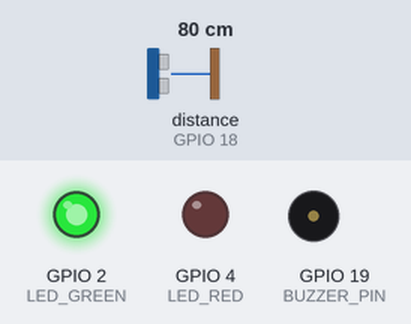
The sketch below on a simulated ESP32. Parts: output pins drawn as LEDs (lit = HIGH), buzzer (waves = sounding). Wiring (inferred from the names in the program): ultrasonic range finder: trigger GPIO 5; echo GPIO 18. The inputs (shaded band) are chosen by the test bench; at power-on: distance to the obstacle (sensor on GPIO 18) 80 cm. The echo pulse lasts 58.3 µs per cm; WiFi joins after 1.5 s; servers stay silent unless stated; uploads are accepted with an empty reply; pins used as bus, display or sensor lines are not drawn; what the sketch prints to the serial monitor is not drawn.

Above: at 3.7 s.
3.8 s: distance to the obstacle (sensor on GPIO 18) set to 39 cm
5.7 s: distance to the obstacle (sensor on GPIO 18) set to 30 cm
At 7.9 s:
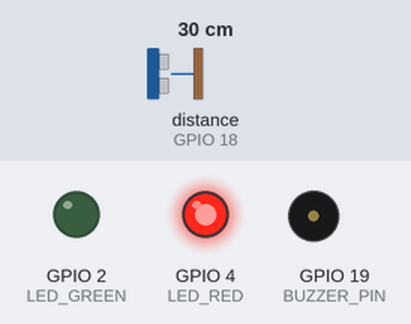
8.2 s: distance to the obstacle (sensor on GPIO 18) set to 35 cm
At 8.65 s:
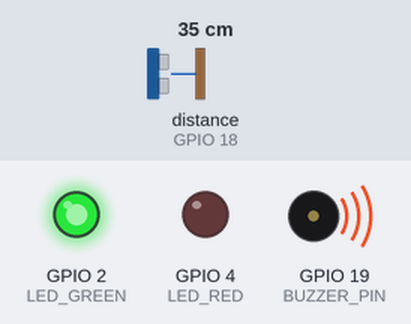
10.2 s: distance to the obstacle (sensor on GPIO 18) set to 2 cm
At 10.67 s:
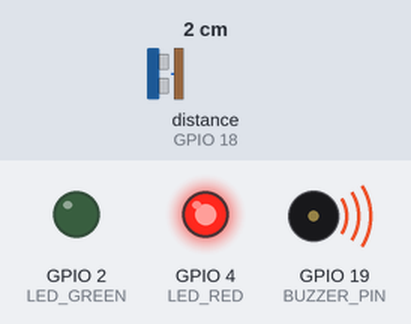
12.2 s: distance to the obstacle (sensor on GPIO 18) set to 60 cm
At 13.5 s:
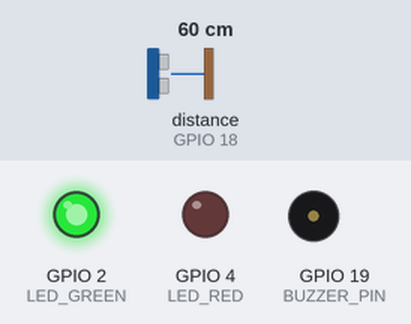
Timing chart, 0 to 15.2 s (numbered marks = the images above; inputs shaded):
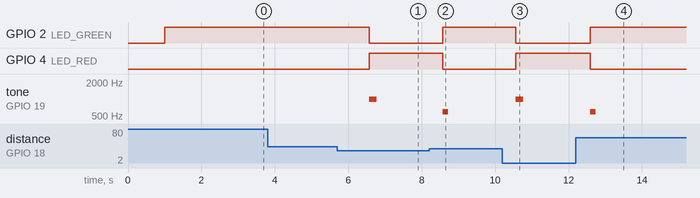

The sketch:

esp32_parksense.ino
```cpp
/*
 * ============================================================================
 * ParkSense - ESP32 Smart Parking Sensor Node Firmware
 * ============================================================================
 * Hardware Components:
 *   - ESP32 Development Board (NodeMCU ESP-WROOM-32)
 *   - HC-SR04 Ultrasonic Distance Sensor
 *   - Green LED (Status: Available)
 *   - Red LED (Status: Occupied)
 *   - Piezo Buzzer (Optional sound alert when vehicle parks)
 *
 * Wiring Pinout:
 *   HC-SR04 VCC   -> 5V
 *   HC-SR04 GND   -> GND
 *   HC-SR04 TRIG  -> GPIO 5
 *   HC-SR04 ECHO  -> GPIO 18
 *   GREEN LED     -> GPIO 2 (with 220 ohm resistor)
 *   RED LED       -> GPIO 4 (with 220 ohm resistor)
 *   BUZZER        -> GPIO 19
 * ============================================================================
 */

#include <WiFi.h>
#include <HTTPClient.h>
#include <ArduinoJson.h> // Ensure ArduinoJson library v6+ is installed in Arduino IDE

// ================= USER CONFIGURATION =================
const char* WIFI_SSID     = "YOUR_WIFI_SSID";
const char* WIFI_PASSWORD = "YOUR_WIFI_PASSWORD";

// Express API Server Endpoint
// Replace with your computer's local IP address (e.g. 192.168.1.100)
const char* SERVER_URL    = "http://192.168.1.100:5000/api/v1/sensors/reading";

// Parking Slot ID assigned to this sensor node
const char* SLOT_ID       = "A-01";
const char* SENSOR_ID     = "ESP32_SR04_A01";

// Distance Threshold in centimeters (below this = Occupied)
const float DISTANCE_THRESHOLD_CM = 35.0;

// Hardware Pin Definitions
#define TRIG_PIN  5
#define ECHO_PIN  18
#define LED_GREEN 2
#define LED_RED   4
#define BUZZER_PIN 19

// Operational Parameters
const unsigned long TRANSMIT_INTERVAL_MS = 2000; // Telemetry interval (2 seconds)
unsigned long lastTransmitTime = 0;
bool previousStateOccupied = false;

void setup() {
  Serial.begin(115200);
  delay(1000);

  Serial.println("\n=================================================");
  Serial.println("  ParkSense IoT Ultrasonic Sensor Node Starting  ");
  Serial.println("=================================================");

  // Pin Configurations
  pinMode(TRIG_PIN, OUTPUT);
  pinMode(ECHO_PIN, INPUT);
  pinMode(LED_GREEN, OUTPUT);
  pinMode(LED_RED, OUTPUT);
  pinMode(BUZZER_PIN, OUTPUT);

  // Initial LED State
  digitalWrite(LED_GREEN, HIGH);
  digitalWrite(LED_RED, LOW);

  // Connect to WiFi Network
  connectWiFi();
}

void loop() {
  // Reconnect WiFi if lost
  if (WiFi.status() != WL_CONNECTED) {
    connectWiFi();
  }

  // Periodic Telemetry Timer
  if (millis() - lastTransmitTime >= TRANSMIT_INTERVAL_MS) {
    lastTransmitTime = millis();

    // Read Distance from HC-SR04
    float distanceCm = getFilteredDistanceCm();
    bool isOccupied = (distanceCm < DISTANCE_THRESHOLD_CM);

    // Update Local Visual Indicators (LEDs & Buzzer)
    updateHardwareIndicators(isOccupied);

    // Detect State Transition (Vehicle Arrived / Departed)
    if (isOccupied != previousStateOccupied) {
      Serial.printf("[STATE CHANGE] Slot %s: %s -> %s (Dist: %.1f cm)\n",
                    SLOT_ID,
                    previousStateOccupied ? "OCCUPIED" : "AVAILABLE",
                    isOccupied ? "OCCUPIED" : "AVAILABLE",
                    distanceCm);

      if (isOccupied) {
        // Sound short welcome beep
        tone(BUZZER_PIN, 1000, 200);
      } else {
        // Sound departure beep
        tone(BUZZER_PIN, 600, 150);
      }
      previousStateOccupied = isOccupied;
    }

    // Transmit JSON Telemetry to Express API
    sendSensorDataToBackend(distanceCm, isOccupied);
  }
}

// ================= HELPER FUNCTIONS =================

// Connect to Local WiFi Access Point
void connectWiFi() {
  Serial.printf("[WiFi] Connecting to %s ", WIFI_SSID);
  WiFi.mode(WIFI_STA);
  WiFi.begin(WIFI_SSID, WIFI_PASSWORD);

  int retries = 0;
  while (WiFi.status() != WL_CONNECTED && retries < 20) {
    delay(500);
    Serial.print(".");
    retries++;
  }

  if (WiFi.status() == WL_CONNECTED) {
    Serial.println("\n[WiFi] Connected Successfully!");
    Serial.printf("[WiFi] IP Address: %s\n", WiFi.localIP().toString().c_str());
  } else {
    Serial.println("\n[WiFi Warning] Connection Failed! Will retry in next loop...");
  }
}

// Read Distance from HC-SR04 Ultrasonic Sensor with median noise filtering
float getFilteredDistanceCm() {
  const int NUM_SAMPLES = 5;
  float samples[NUM_SAMPLES];

  for (int i = 0; i < NUM_SAMPLES; i++) {
    // Clear trigger pin
    digitalWrite(TRIG_PIN, LOW);
    delayMicroseconds(2);

    // Send 10us HIGH pulse
    digitalWrite(TRIG_PIN, HIGH);
    delayMicroseconds(10);
    digitalWrite(TRIG_PIN, LOW);

    // Read echo pulse duration (in microseconds)
    long duration = pulseIn(ECHO_PIN, HIGH, 30000); // 30ms timeout

    if (duration == 0) {
      // Timeout fallback (no obstacle detected in 5m range)
      samples[i] = 400.0;
    } else {
      // Distance calculation (speed of sound = 0.0343 cm/us)
      samples[i] = (duration * 0.0343) / 2.0;
    }
    delay(10);
  }

  // Calculate median sample for noise rejection
  for (int i = 0; i < NUM_SAMPLES - 1; i++) {
    for (int j = i + 1; j < NUM_SAMPLES; j++) {
      if (samples[i] > samples[j]) {
        float temp = samples[i];
        samples[i] = samples[j];
        samples[j] = temp;
      }
    }
  }

  return samples[NUM_SAMPLES / 2];
}

// Update Local Status LEDs
void updateHardwareIndicators(bool isOccupied) {
  if (isOccupied) {
    digitalWrite(LED_GREEN, LOW);
    digitalWrite(LED_RED, HIGH);
  } else {
    digitalWrite(LED_GREEN, HIGH);
    digitalWrite(LED_RED, LOW);
  }
}

// Transmit HTTP POST Request to Express Server
void sendSensorDataToBackend(float distanceCm, bool isOccupied) {
  if (WiFi.status() != WL_CONNECTED) return;

  HTTPClient http;
  http.begin(SERVER_URL);
  http.addHeader("Content-Type", "application/json");

  // Create JSON Payload
  StaticJsonDocument<200> doc;
  doc["slotId"]       = SLOT_ID;
  doc["sensorId"]     = SENSOR_ID;
  doc["distanceCm"]   = round(distanceCm * 10) / 10.0;
  doc["batteryLevel"] = 98; // Simulated battery / input power percentage

  String jsonPayload;
  serializeJson(doc, jsonPayload);

  Serial.printf("[HTTP POST] Sending to %s -> %s\n", SERVER_URL, jsonPayload.c_str());

  int httpCode = http.POST(jsonPayload);

  if (httpCode > 0) {
    Serial.printf("[HTTP Response] Code: %d\n", httpCode);
  } else {
    Serial.printf("[HTTP Error] Failed to send POST request. Error: %s\n", http.errorToString(httpCode).c_str());
  }

  http.end();
}
```

Measured:
- the behaviour switches between 35 and 34 cm on distance to the obstacle (sensor on GPIO 18) (found by bisection; images 0 and 1)
- after the input at 3.8 s, every drawn part: stays the same
- after the input at 5.7 s, GPIO 2 (LED_GREEN): HIGH → LOW after 0.88 s; GPIO 4 (LED_RED): LOW → HIGH after 0.88 s; tone on GPIO 19 (BUZZER_PIN): silent → 1000 Hz after 0.88 s, → silent 0.20 s later
- after the input at 8.2 s, GPIO 2 (LED_GREEN): LOW → HIGH after 0.38 s; GPIO 4 (LED_RED): HIGH → LOW after 0.38 s; tone on GPIO 19 (BUZZER_PIN): silent → 600 Hz after 0.38 s, → silent 0.15 s later
- after the input at 10.2 s, GPIO 2 (LED_GREEN): HIGH → LOW after 0.37 s; GPIO 4 (LED_RED): LOW → HIGH after 0.37 s; tone on GPIO 19 (BUZZER_PIN): silent → 1000 Hz after 0.37 s, → silent 0.20 s later
- after the input at 12.2 s, GPIO 2 (LED_GREEN): LOW → HIGH after 0.39 s; GPIO 4 (LED_RED): HIGH → LOW after 0.39 s; tone on GPIO 19 (BUZZER_PIN): silent → 600 Hz after 0.39 s, → silent 0.15 s later
